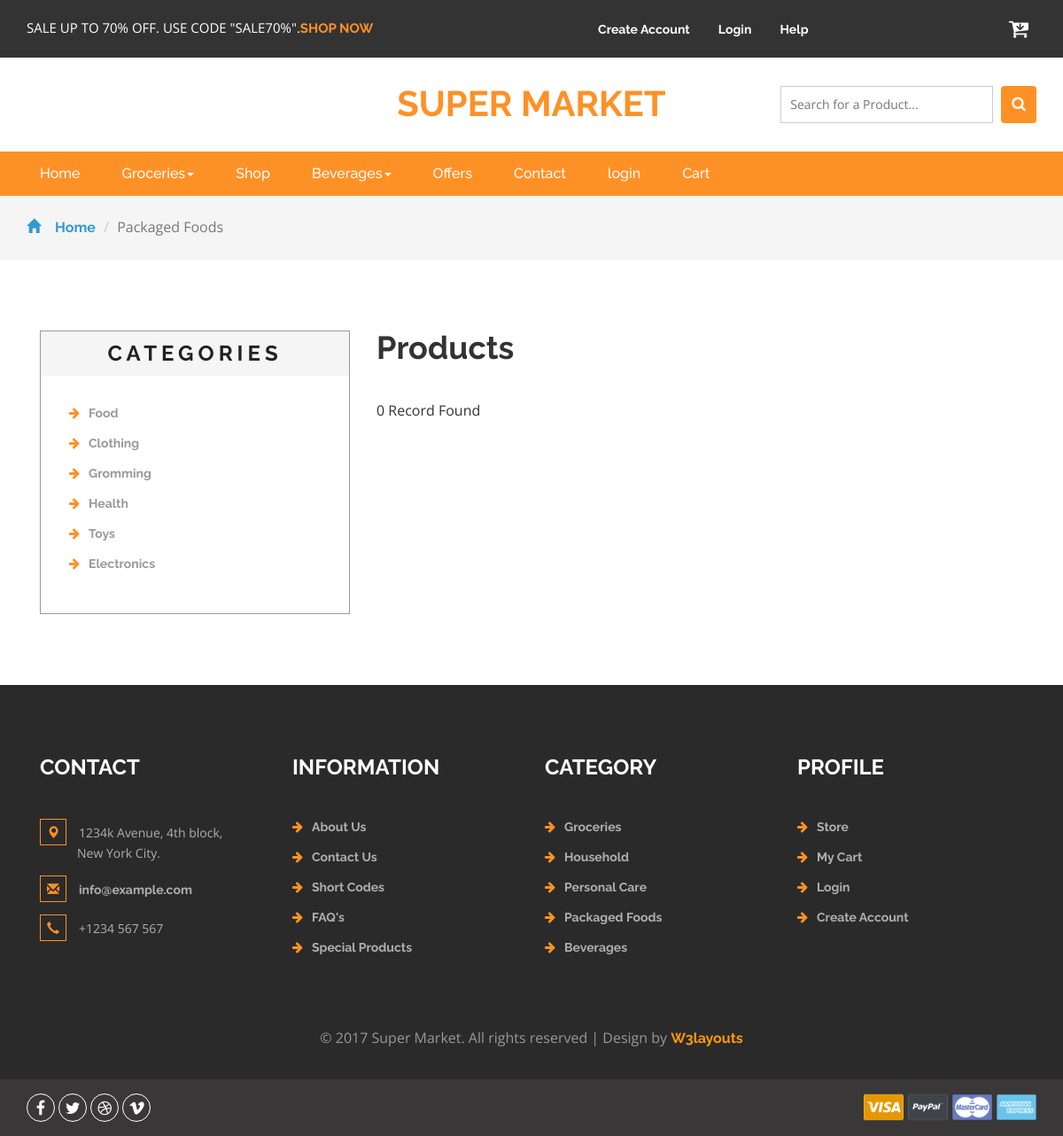
The app's page /shop.php?categoryid=1 with its own data.
### tables this page shows
CREATE TABLE `tbl_category` (
  `category_id` int(11) NOT NULL,
  `category_name` varchar(11) NOT NULL
);

### menu.php (the view, shortened to what this page needs)
<html>
<li class="dropdown">
    <a href="#" class="dropdown-toggle" data-toggle="dropdown">Groceries<b class="caret"></b></a>
</li>
<li><a href="shop.php">Shop</a></li>
<li class="dropdown">
    <a href="#" class="dropdown-toggle" data-toggle="dropdown">Beverages<b class="caret"></b></a>
</li>
<li><a href="offers.html">Offers</a></li>
<li><a href="contact.html">Contact</a></li>
<?php
if (isset($_SESSION['uid']))
{
    echo "<li><a href='login.php'>Hi {$_SESSION['uname']}</a></li>";
    echo "<li><a href='logout.php'>Logout</a></li>";
} else {
    echo "<li><a href='login.php'>login</a></li>";
}
?>
<li><a href='cart.php'>Cart</a></li>
</html>

### categories.php
<html>
<div class="categories">
    <h2>Categories</h2>
    <ul class="cate">
    <?php
        $categoryq=mysqli_query($connection,"select * from tbl_category");
        while($cdata = mysqli_fetch_array($categoryq))
        {
            echo"<li><a href='shop.php?categoryid={$cdata['category_id']}'><i class='fa fa-arrow-right' aria-hidden='true'></i>{$cdata['category_name']}</a></li>";
        }
        ?>
</div>
</html>

### css/style.css (style rules this page uses)
html, body { font-size: 100%; font-family: 'Open Sans', sans-serif; background:#ffffff; }
ul li,ol li { font-size:14px; }
h1,h2,h3,h4,h5,h6,a { font-family: 'Raleway', sans-serif; margin:0; font-weight:700; }
ul,label { margin:0; padding:0; }
.navbar-default .navbar-nav > li > a { color: #fff; font-size: 16px; font-weight: 500; }
.navbar-nav > li { float: left; margin-left: 17px; }
i.fa.fa-arrow-right { color: #fe9126; margin-right: 10px; }
.categories,.new-products { border:1px solid #999; }
.categories h2 { font-size: 1.5em; color: #212121; margin: 0; padding: .5em; background: #f5f5f5; text-transform: uppercase; text-align: center; letter-spacing: 5px; }
.categories ul.cate,.new-products-grids { padding:2em; }
.categories ul li { display:block; color:#999; font-size:14px; margin-bottom:1em; }
.categories ul li a { color:#999; text-decoration:none; }

### records on screen
tbl_category: category_name "Food"
tbl_category: category_name "Clothing"
tbl_category: category_name "Gromming"
tbl_category: category_name "Health"
tbl_category: category_name "Toys"
tbl_category: category_name "Electronics"

### other values on screen
$count "0"
